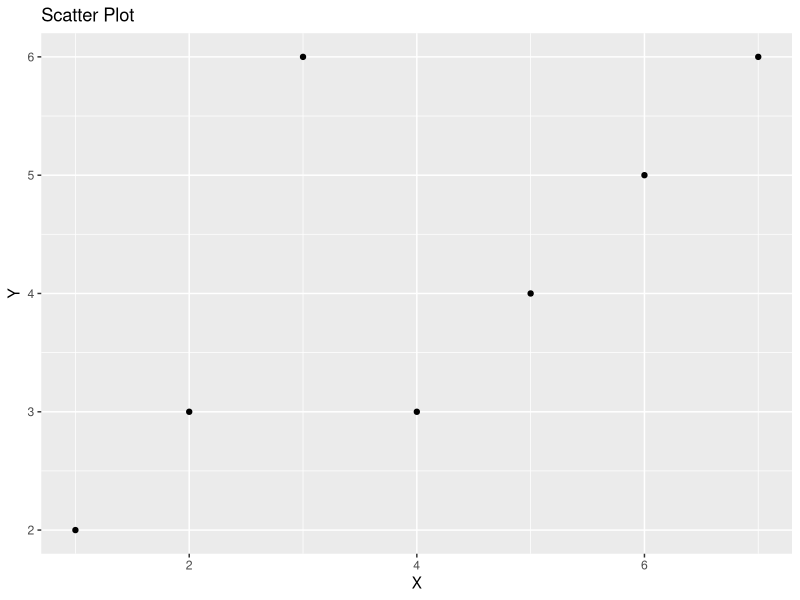

The R script that drew this image:
# processData.R
library(readxl)
library(ggplot2)

# Read data from Excel file
data <- read_xlsx("Sample.xlsx")

# Create a simple scatter plot (modify as needed)
plot <- ggplot(data, aes(x = X, y = Y)) +
    geom_point() +
    labs(title = "Scatter Plot")

# Save the plot as an image
ggsave("plot.png", plot)

cat("Processing complete.")
